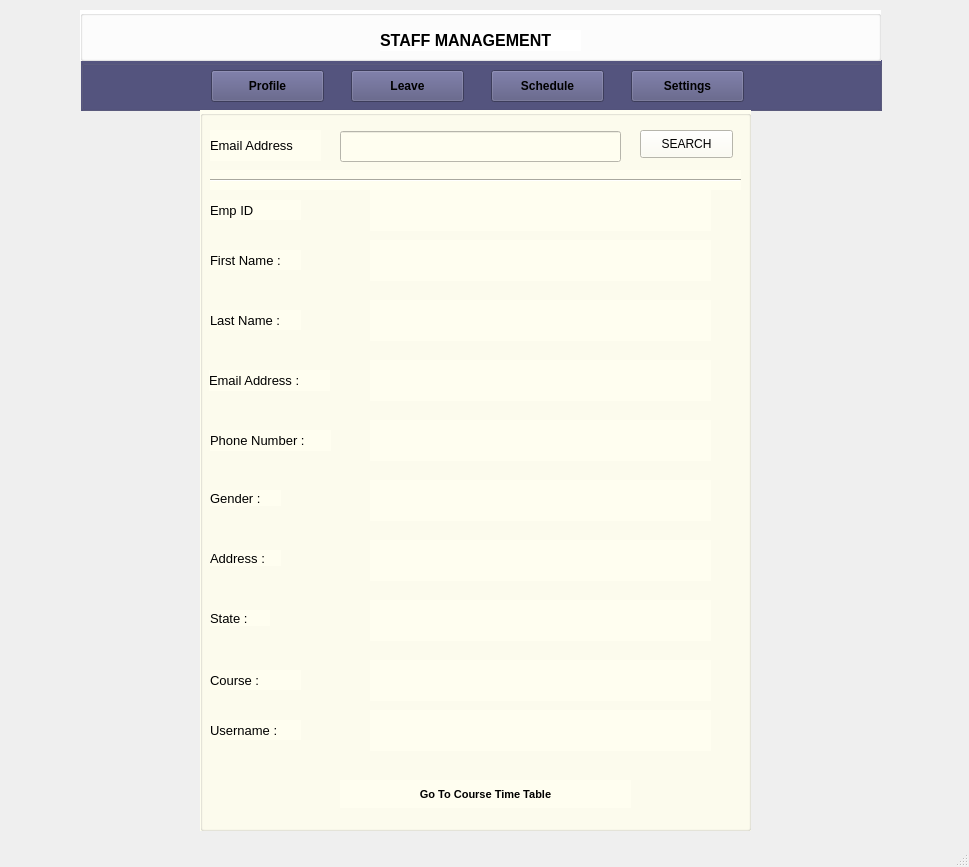
<?xml version="1.0" encoding="UTF-8"?>
<ui version="4.0">
 <class>MainWindow</class>
 <widget class="QMainWindow" name="MainWindow">
  <property name="geometry">
   <rect>
    <x>0</x>
    <y>0</y>
    <width>969</width>
    <height>867</height>
   </rect>
  </property>
  <property name="windowTitle">
   <string>MainWindow</string>
  </property>
  <widget class="QWidget" name="centralwidget">
   <widget class="QGroupBox" name="groupBox_4">
    <property name="geometry">
     <rect>
      <x>81</x>
      <y>60</y>
      <width>801</width>
      <height>51</height>
     </rect>
    </property>
    <property name="styleSheet">
     <string notr="true">background-color: rgb(85, 85, 127);</string>
    </property>
    <property name="title">
     <string/>
    </property>
    <widget class="QPushButton" name="profile_profile">
     <property name="geometry">
      <rect>
       <x>130</x>
       <y>10</y>
       <width>113</width>
       <height>32</height>
      </rect>
     </property>
     <property name="font">
      <font>
       <weight>75</weight>
       <bold>true</bold>
      </font>
     </property>
     <property name="text">
      <string>Profile</string>
     </property>
    </widget>
    <widget class="QPushButton" name="leaves_profile">
     <property name="geometry">
      <rect>
       <x>270</x>
       <y>10</y>
       <width>113</width>
       <height>32</height>
      </rect>
     </property>
     <property name="font">
      <font>
       <weight>75</weight>
       <bold>true</bold>
      </font>
     </property>
     <property name="text">
      <string>Leave</string>
     </property>
    </widget>
    <widget class="QPushButton" name="schedule_profile">
     <property name="geometry">
      <rect>
       <x>410</x>
       <y>10</y>
       <width>113</width>
       <height>32</height>
      </rect>
     </property>
     <property name="font">
      <font>
       <weight>75</weight>
       <bold>true</bold>
      </font>
     </property>
     <property name="text">
      <string>Schedule</string>
     </property>
    </widget>
    <widget class="QPushButton" name="settings_profile">
     <property name="geometry">
      <rect>
       <x>550</x>
       <y>10</y>
       <width>113</width>
       <height>32</height>
      </rect>
     </property>
     <property name="font">
      <font>
       <weight>75</weight>
       <bold>true</bold>
      </font>
     </property>
     <property name="text">
      <string>Settings</string>
     </property>
    </widget>
   </widget>
   <widget class="QGroupBox" name="groupBox_5">
    <property name="geometry">
     <rect>
      <x>80</x>
      <y>10</y>
      <width>801</width>
      <height>51</height>
     </rect>
    </property>
    <property name="styleSheet">
     <string notr="true">background-color: rgb(255, 255, 255);</string>
    </property>
    <property name="title">
     <string/>
    </property>
    <widget class="QLabel" name="label_12">
     <property name="geometry">
      <rect>
       <x>300</x>
       <y>20</y>
       <width>201</width>
       <height>21</height>
      </rect>
     </property>
     <property name="font">
      <font>
       <family>Yu Gothic UI</family>
       <pointsize>12</pointsize>
       <weight>75</weight>
       <bold>true</bold>
      </font>
     </property>
     <property name="text">
      <string>STAFF MANAGEMENT</string>
     </property>
    </widget>
   </widget>
   <widget class="QPushButton" name="back_profile">
    <property name="geometry">
     <rect>
      <x>120</x>
      <y>120</y>
      <width>81</width>
      <height>61</height>
     </rect>
    </property>
    <property name="styleSheet">
     <string notr="true">border:none;</string>
    </property>
    <property name="text">
     <string/>
    </property>
    <property name="icon">
     <iconset>
      <normaloff>../../Documents/Project Icons/circled_left_120px.png</normaloff>../../Documents/Project Icons/circled_left_120px.png</iconset>
    </property>
    <property name="iconSize">
     <size>
      <width>75</width>
      <height>75</height>
     </size>
    </property>
   </widget>
   <widget class="QGroupBox" name="groupBox">
    <property name="geometry">
     <rect>
      <x>200</x>
      <y>110</y>
      <width>551</width>
      <height>721</height>
     </rect>
    </property>
    <property name="styleSheet">
     <string notr="true">background-color: rgb(255, 254, 240);</string>
    </property>
    <property name="title">
     <string/>
    </property>
    <widget class="QLabel" name="label">
     <property name="geometry">
      <rect>
       <x>10</x>
       <y>140</y>
       <width>91</width>
       <height>20</height>
      </rect>
     </property>
     <property name="font">
      <font>
       <pointsize>10</pointsize>
      </font>
     </property>
     <property name="text">
      <string>First Name :</string>
     </property>
    </widget>
    <widget class="QLabel" name="label_2">
     <property name="geometry">
      <rect>
       <x>10</x>
       <y>200</y>
       <width>91</width>
       <height>20</height>
      </rect>
     </property>
     <property name="font">
      <font>
       <pointsize>10</pointsize>
      </font>
     </property>
     <property name="text">
      <string>Last Name :</string>
     </property>
    </widget>
    <widget class="QLabel" name="label_3">
     <property name="geometry">
      <rect>
       <x>9</x>
       <y>260</y>
       <width>121</width>
       <height>21</height>
      </rect>
     </property>
     <property name="font">
      <font>
       <pointsize>10</pointsize>
      </font>
     </property>
     <property name="text">
      <string>Email Address :</string>
     </property>
    </widget>
    <widget class="QLabel" name="label_4">
     <property name="geometry">
      <rect>
       <x>10</x>
       <y>380</y>
       <width>71</width>
       <height>16</height>
      </rect>
     </property>
     <property name="font">
      <font>
       <pointsize>10</pointsize>
      </font>
     </property>
     <property name="text">
      <string>Gender :</string>
     </property>
    </widget>
    <widget class="QLabel" name="label_5">
     <property name="geometry">
      <rect>
       <x>10</x>
       <y>440</y>
       <width>71</width>
       <height>16</height>
      </rect>
     </property>
     <property name="font">
      <font>
       <pointsize>10</pointsize>
      </font>
     </property>
     <property name="text">
      <string>Address :</string>
     </property>
    </widget>
    <widget class="QLabel" name="label_6">
     <property name="geometry">
      <rect>
       <x>10</x>
       <y>500</y>
       <width>60</width>
       <height>16</height>
      </rect>
     </property>
     <property name="font">
      <font>
       <pointsize>10</pointsize>
      </font>
     </property>
     <property name="text">
      <string>State :</string>
     </property>
    </widget>
    <widget class="QLabel" name="label_7">
     <property name="geometry">
      <rect>
       <x>10</x>
       <y>560</y>
       <width>91</width>
       <height>20</height>
      </rect>
     </property>
     <property name="font">
      <font>
       <pointsize>10</pointsize>
      </font>
     </property>
     <property name="text">
      <string>Course :</string>
     </property>
    </widget>
    <widget class="QLabel" name="label_13">
     <property name="geometry">
      <rect>
       <x>10</x>
       <y>320</y>
       <width>121</width>
       <height>21</height>
      </rect>
     </property>
     <property name="font">
      <font>
       <pointsize>10</pointsize>
      </font>
     </property>
     <property name="text">
      <string>Phone Number :</string>
     </property>
    </widget>
    <widget class="QLabel" name="fname_profile">
     <property name="geometry">
      <rect>
       <x>170</x>
       <y>130</y>
       <width>341</width>
       <height>41</height>
      </rect>
     </property>
     <property name="font">
      <font>
       <weight>75</weight>
       <bold>true</bold>
      </font>
     </property>
     <property name="text">
      <string/>
     </property>
    </widget>
    <widget class="QLabel" name="lname_profile">
     <property name="geometry">
      <rect>
       <x>170</x>
       <y>190</y>
       <width>341</width>
       <height>41</height>
      </rect>
     </property>
     <property name="font">
      <font>
       <weight>75</weight>
       <bold>true</bold>
      </font>
     </property>
     <property name="text">
      <string/>
     </property>
    </widget>
    <widget class="QLabel" name="email_profile">
     <property name="geometry">
      <rect>
       <x>170</x>
       <y>250</y>
       <width>341</width>
       <height>41</height>
      </rect>
     </property>
     <property name="font">
      <font>
       <weight>75</weight>
       <bold>true</bold>
      </font>
     </property>
     <property name="text">
      <string/>
     </property>
    </widget>
    <widget class="QLabel" name="phone_number_profile">
     <property name="geometry">
      <rect>
       <x>170</x>
       <y>310</y>
       <width>341</width>
       <height>41</height>
      </rect>
     </property>
     <property name="font">
      <font>
       <weight>75</weight>
       <bold>true</bold>
      </font>
     </property>
     <property name="text">
      <string/>
     </property>
    </widget>
    <widget class="QLabel" name="gender_profile">
     <property name="geometry">
      <rect>
       <x>170</x>
       <y>370</y>
       <width>341</width>
       <height>41</height>
      </rect>
     </property>
     <property name="font">
      <font>
       <weight>75</weight>
       <bold>true</bold>
      </font>
     </property>
     <property name="text">
      <string/>
     </property>
    </widget>
    <widget class="QLabel" name="address_profile">
     <property name="geometry">
      <rect>
       <x>170</x>
       <y>430</y>
       <width>341</width>
       <height>41</height>
      </rect>
     </property>
     <property name="font">
      <font>
       <weight>75</weight>
       <bold>true</bold>
      </font>
     </property>
     <property name="text">
      <string/>
     </property>
    </widget>
    <widget class="QLabel" name="state_profile">
     <property name="geometry">
      <rect>
       <x>170</x>
       <y>490</y>
       <width>341</width>
       <height>41</height>
      </rect>
     </property>
     <property name="font">
      <font>
       <weight>75</weight>
       <bold>true</bold>
      </font>
     </property>
     <property name="text">
      <string/>
     </property>
    </widget>
    <widget class="QLabel" name="course_profile">
     <property name="geometry">
      <rect>
       <x>170</x>
       <y>550</y>
       <width>341</width>
       <height>41</height>
      </rect>
     </property>
     <property name="font">
      <font>
       <weight>75</weight>
       <bold>true</bold>
      </font>
     </property>
     <property name="text">
      <string/>
     </property>
    </widget>
    <widget class="QPushButton" name="time_table_profile">
     <property name="geometry">
      <rect>
       <x>140</x>
       <y>670</y>
       <width>291</width>
       <height>28</height>
      </rect>
     </property>
     <property name="font">
      <font>
       <pointsize>8</pointsize>
       <weight>75</weight>
       <bold>true</bold>
      </font>
     </property>
     <property name="styleSheet">
      <string notr="true">border:none;</string>
     </property>
     <property name="text">
      <string>Go To Course Time Table</string>
     </property>
    </widget>
    <widget class="Line" name="line">
     <property name="geometry">
      <rect>
       <x>10</x>
       <y>60</y>
       <width>531</width>
       <height>20</height>
      </rect>
     </property>
     <property name="orientation">
      <enum>Qt::Horizontal</enum>
     </property>
    </widget>
    <widget class="QLabel" name="label_8">
     <property name="geometry">
      <rect>
       <x>10</x>
       <y>20</y>
       <width>111</width>
       <height>31</height>
      </rect>
     </property>
     <property name="font">
      <font>
       <pointsize>10</pointsize>
      </font>
     </property>
     <property name="text">
      <string>Email Address</string>
     </property>
    </widget>
    <widget class="QLineEdit" name="email_search_profile">
     <property name="geometry">
      <rect>
       <x>140</x>
       <y>21</y>
       <width>281</width>
       <height>31</height>
      </rect>
     </property>
    </widget>
    <widget class="QPushButton" name="search_profile">
     <property name="geometry">
      <rect>
       <x>440</x>
       <y>20</y>
       <width>93</width>
       <height>28</height>
      </rect>
     </property>
     <property name="text">
      <string>SEARCH</string>
     </property>
    </widget>
    <widget class="QLabel" name="label_9">
     <property name="geometry">
      <rect>
       <x>10</x>
       <y>610</y>
       <width>91</width>
       <height>20</height>
      </rect>
     </property>
     <property name="font">
      <font>
       <pointsize>10</pointsize>
      </font>
     </property>
     <property name="text">
      <string>Username :</string>
     </property>
    </widget>
    <widget class="QLabel" name="username_profile">
     <property name="geometry">
      <rect>
       <x>170</x>
       <y>600</y>
       <width>341</width>
       <height>41</height>
      </rect>
     </property>
     <property name="font">
      <font>
       <weight>75</weight>
       <bold>true</bold>
      </font>
     </property>
     <property name="text">
      <string/>
     </property>
    </widget>
    <widget class="QLabel" name="label_10">
     <property name="geometry">
      <rect>
       <x>10</x>
       <y>90</y>
       <width>91</width>
       <height>20</height>
      </rect>
     </property>
     <property name="font">
      <font>
       <pointsize>10</pointsize>
      </font>
     </property>
     <property name="text">
      <string>Emp ID</string>
     </property>
    </widget>
    <widget class="QLabel" name="emp_id_profile">
     <property name="geometry">
      <rect>
       <x>170</x>
       <y>80</y>
       <width>341</width>
       <height>41</height>
      </rect>
     </property>
     <property name="font">
      <font>
       <weight>75</weight>
       <bold>true</bold>
      </font>
     </property>
     <property name="text">
      <string/>
     </property>
    </widget>
   </widget>
  </widget>
  <widget class="QMenuBar" name="menubar">
   <property name="geometry">
    <rect>
     <x>0</x>
     <y>0</y>
     <width>969</width>
     <height>26</height>
    </rect>
   </property>
  </widget>
  <widget class="QStatusBar" name="statusbar"/>
 </widget>
 <resources/>
 <connections/>
</ui>
